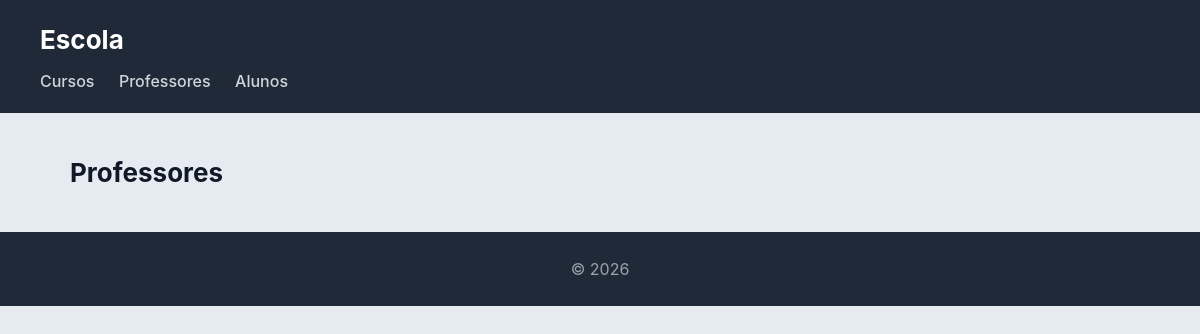
/escola/professores/, run on an earlier commit of the app's database.
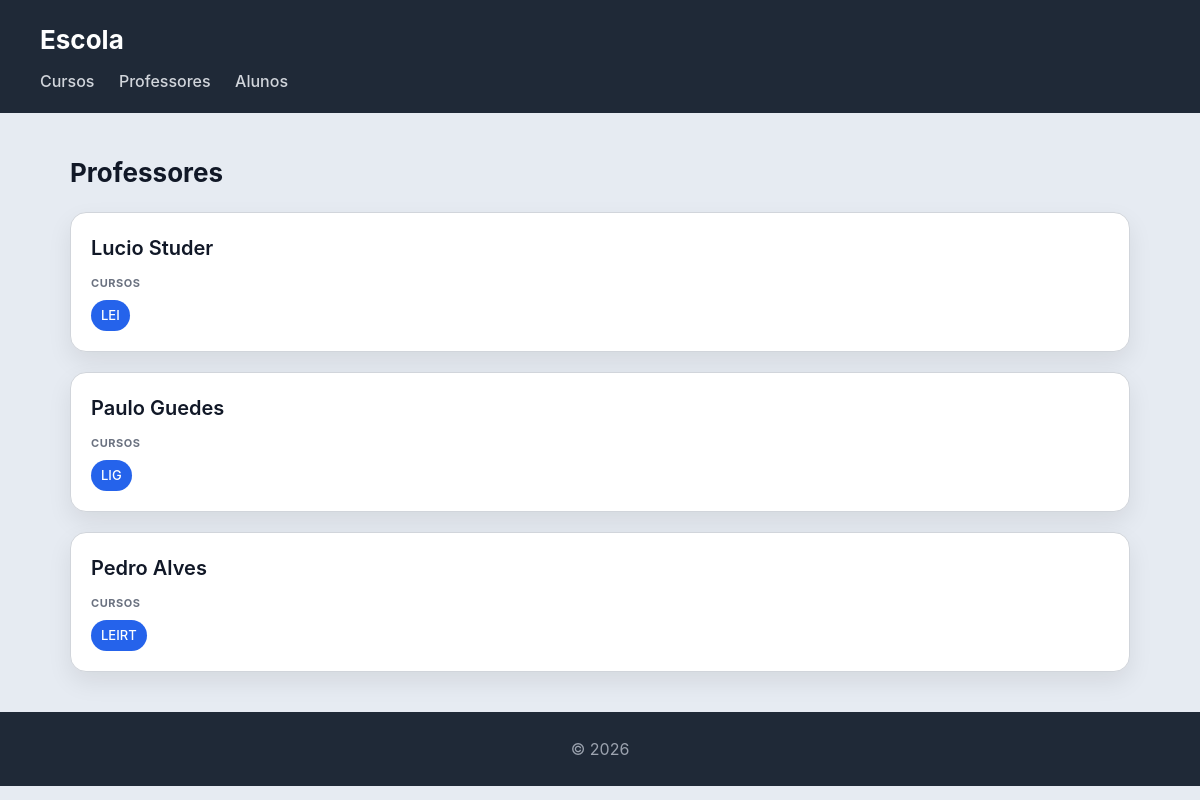
And on a later commit of the database.
### escola/models.py (models this page shows, shortened)
class Professor(models.Model):
    nome = models.CharField(max_length=100)
    email = models.EmailField()

class Curso(models.Model):
    nome = models.CharField(max_length=100)
    imagem = models.ImageField(upload_to='cursos/')
    professor = models.ForeignKey(Professor, on_delete=models.CASCADE, related_name='cursos')
    alunos = models.ManyToManyField(Aluno, related_name='cursos')

### escola/views.py (the view)
# urls.py: path('professores/', views.professores_view, name="professores"),
def professores_view(request):
    professores = Professor.objects.prefetch_related('cursos').all()
    return render(request, 'escola/professores.html', {'professores': professores})

### escola/templates/escola/professores.html
{% extends "escola/base.html" %}
{% block content %}
<h2>Professores</h2>
<section>
    {% for professor in professores %}
    <article>
        <header>
            <h3>{{professor.nome}}</h3>
        </header>
        <section>
            <h4>Cursos</h4>
            <ul>
                {% for curso in professor.cursos.all %}
                <li>{{curso.nome}}</li>
                {% empty %}
                <li>Não leciona nenhum curso</li>
                {% endfor %}
            </ul>
        </section>
    </article>
    {% endfor %}
</section>
{% endblock %}

What changed in the data, as far as the page shows it:
added Professor: nome "Lucio Studer"
added Curso: nome "LEI", shown under "Lucio Studer"
added Professor: nome "Paulo Guedes"
added Curso: nome "LIG", shown under "Paulo Guedes"
added Professor: nome "Pedro Alves"
added Curso: nome "LEIRT", shown under "Pedro Alves"
